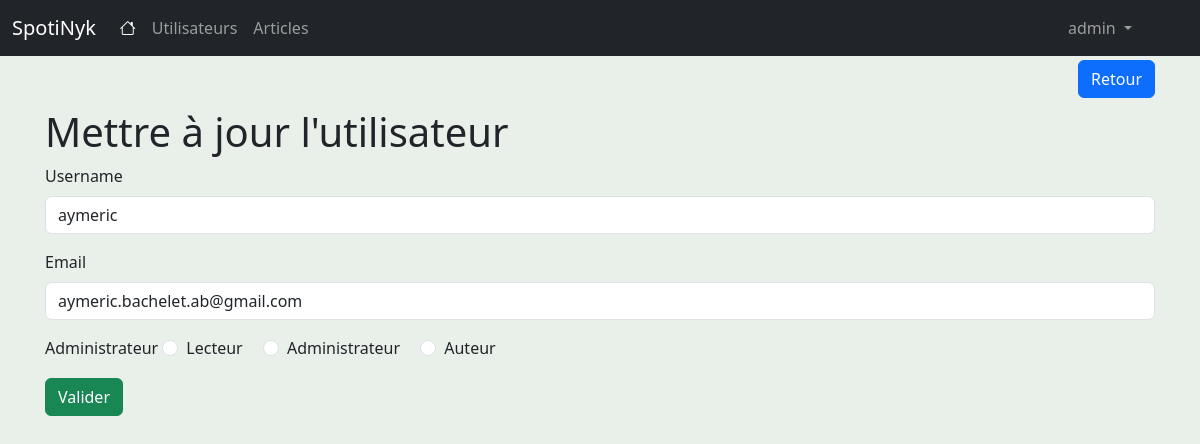
The page /admin/usagers/2/edit (signed in) on the database its author committed.
### app/models/tables.py (models this page shows, shortened)
class Usagers(db.Model):
    id = db.Column(db.Integer, primary_key=True)
    username = db.Column(db.String(80), unique=True, nullable=False)
    email = db.Column(db.String(120), unique=True, nullable=False)
    password = db.Column(db.String(100), nullable=False)
    profil_id = db.Column(db.Integer, db.ForeignKey('profils.id'), nullable=False)

### app/controllers/admin_controller.py (the view, shortened to what this page needs)
@login_required
def updateUsager(usager_id):
    usager = Usagers.query.get_or_404(usager_id)
    return render_template('update_usager.html', usager = usager)

### app/ext/login.py (called while the page is built)
def init_app(app):
    lm.init_app(app)
    lm.login_view = 'default.login' #définir login_view : indiquer à Flask l'URL d'authentification des utilisateurs
    @lm.user_loader
    def load_usager(usager_id):
        return Usagers.query.get(usager_id)

### app/templates/update_usager.html (shortened to what this page needs)
{% extends "base.html" %}
{% block content %}
<div class="row">
    <div class="col">
        <h1 class="mt-5">Mettre à jour l'utilisateur</h1>
    </div>
    <div class="col text-end">
        <a class="btn btn-primary" href="javascript:history.go(-1)"> Retour</a>
    </div>
</div>
<form action="{{ url_for('admin.updateUsager', usager_id = usager.id) }}" method="POST" enctype="multipart/form-data">
    <div class="mb-3">
        <label for="username" class="form-label">Username</label>
        <input type="text" name="username" class="form-control" id="inputUsername" value="{{usager.username}}">
    </div>
    <div class="mb-3">
        <label for="email" class="form-label">Email</label>
        <input type="email" name="email" class="form-control" id="inputEmail" value="{{usager.email}}">
    </div>
    <div class="mb-3">
        <label class="form-check-label" for="profil_id">Administrateur</label>
        <div class="form-check form-check-inline">
            <input class="form-check-input" type="radio" name="profil_id" id="inputAdmin1" value="0">
            <label class="form-check-label" for="inlineRadio1">Lecteur</label>
        </div>
        <div class="form-check form-check-inline">
            <input class="form-check-input" type="radio" name="profil_id" id="inputAdmin2" value="1">
            <label class="form-check-label" for="inlineRadio2">Administrateur</label>
        </div>
        <div class="form-check form-check-inline">
            <input class="form-check-input" type="radio" name="profil_id" id="inputAdmin3" value="2">
            <label class="form-check-label" for="inlineRadio3">Auteur</label>
        </div>
    </div>
    <button type="submit" class="btn btn-success">Valider</button>
</form>
{% endblock %}

### app/templates/base.html (shortened to what this page needs)
<!doctype html>
<html lang="en" class="h-100">
    <head>
        {% block head %}
                {% block styles %}
                    {{ bootstrap.load_css() }}
                    <link rel="stylesheet" href="https://cdn.jsdelivr.net/npm/bootstrap-icons@1.8.1/font/bootstrap-icons.css">
                {% endblock %}
        {% endblock %}
    </head>
    <body class="d-flex flex-column h-100" style="background-color: #e9efe9">
        <header>
            <nav class="navbar navbar-expand-md navbar-dark fixed-top bg-dark">
                <div class="container-fluid">
                    <a class="navbar-brand" href="{{url_for('default.index')}}">SpotiNyk</a>
                    <div class="collapse navbar-collapse" id="navbarCollapse">
                        <ul class="navbar-nav me-auto mb-2 mb-md-0">
                            <li class="nav-item">
                                <a class="nav-link active" aria-current="page" href="{{url_for('default.index')}}"> <i class="bi bi-house"></i></a>
                            </li>
                            {% if current_user.profil_id == 1 %}
                            <li class="nav-item">
                                <a class="nav-link" href="{{url_for('admin.usagers')}}">Utilisateurs</a>
                            </li>
                            <li class="nav-item">
                                <a class="nav-link" href="{{url_for('admin.articles')}}">Articles</a>
                            </li>
                            {%endif%}
                        </ul>
                        <ul class="navbar-nav mr-auto me-5 ms-2 mb-md-0">
                            {% if current_user.is_authenticated %}
                            <li class="nav-item dropdown">
                                <a class="nav-link dropdown-toggle" href="#" id="navbarDropdown" role="button" data-bs-toggle="dropdown" aria-expanded="false">
                                  {{current_user.username}}
                                </a>
                            </li>
                            {%endif%}
                        </ul>
                    </div>
                </div>
            </nav>
        </header>
        <main class="flex-shrink-0">
            <div class="container">
                {% block content %}{% endblock %}
            </div>
        </main>
    </body>
</html>

### app/templates/base.html (style rules this page uses)
main > .container { padding: 60px 15px 0; }

### rows shown on the page
Usagers: username "admin"
Usagers: username "aymeric", email "aymeric.bachelet.ab@gmail.com"
